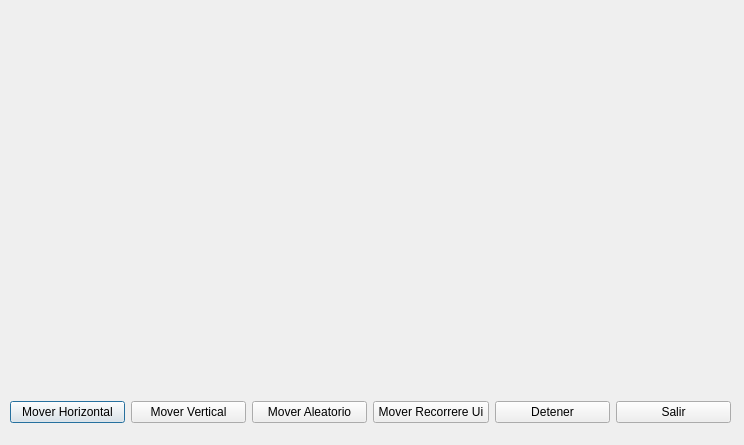
<?xml version="1.0" encoding="UTF-8"?>
<ui version="4.0">
 <class>Dialog</class>
 <widget class="QDialog" name="Dialog">
  <property name="geometry">
   <rect>
    <x>0</x>
    <y>0</y>
    <width>744</width>
    <height>445</height>
   </rect>
  </property>
  <property name="windowTitle">
   <string>Dialog</string>
  </property>
  <widget class="QLabel" name="label">
   <property name="geometry">
    <rect>
     <x>10</x>
     <y>10</y>
     <width>120</width>
     <height>110</height>
    </rect>
   </property>
   <property name="text">
    <string/>
   </property>
   <property name="pixmap">
    <pixmap resource="imagenes.qrc">:/imgs/Naruto.png</pixmap>
   </property>
  </widget>
  <widget class="QWidget" name="layoutWidget">
   <property name="geometry">
    <rect>
     <x>10</x>
     <y>400</y>
     <width>721</width>
     <height>25</height>
    </rect>
   </property>
   <layout class="QHBoxLayout" name="horizontalLayout">
    <item>
     <widget class="QPushButton" name="pushButton">
      <property name="text">
       <string>Mover Horizontal</string>
      </property>
     </widget>
    </item>
    <item>
     <widget class="QPushButton" name="pushButton_4">
      <property name="text">
       <string>Mover Vertical</string>
      </property>
     </widget>
    </item>
    <item>
     <widget class="QPushButton" name="pushButton_5">
      <property name="text">
       <string>Mover Aleatorio</string>
      </property>
     </widget>
    </item>
    <item>
     <widget class="QPushButton" name="pushButton_6">
      <property name="text">
       <string>Mover Recorrere Ui</string>
      </property>
     </widget>
    </item>
    <item>
     <widget class="QPushButton" name="pushButton_2">
      <property name="text">
       <string>Detener</string>
      </property>
     </widget>
    </item>
    <item>
     <widget class="QPushButton" name="pushButton_3">
      <property name="text">
       <string>Salir</string>
      </property>
     </widget>
    </item>
   </layout>
  </widget>
 </widget>
 <resources>
  <include location="imagenes.qrc"/>
 </resources>
 <connections>
  <connection>
   <sender>pushButton_3</sender>
   <signal>clicked()</signal>
   <receiver>Dialog</receiver>
   <slot>close()</slot>
   <hints>
    <hint type="sourcelabel">
     <x>591</x>
     <y>435</y>
    </hint>
    <hint type="destinationlabel">
     <x>731</x>
     <y>130</y>
    </hint>
   </hints>
  </connection>
 </connections>
</ui>
